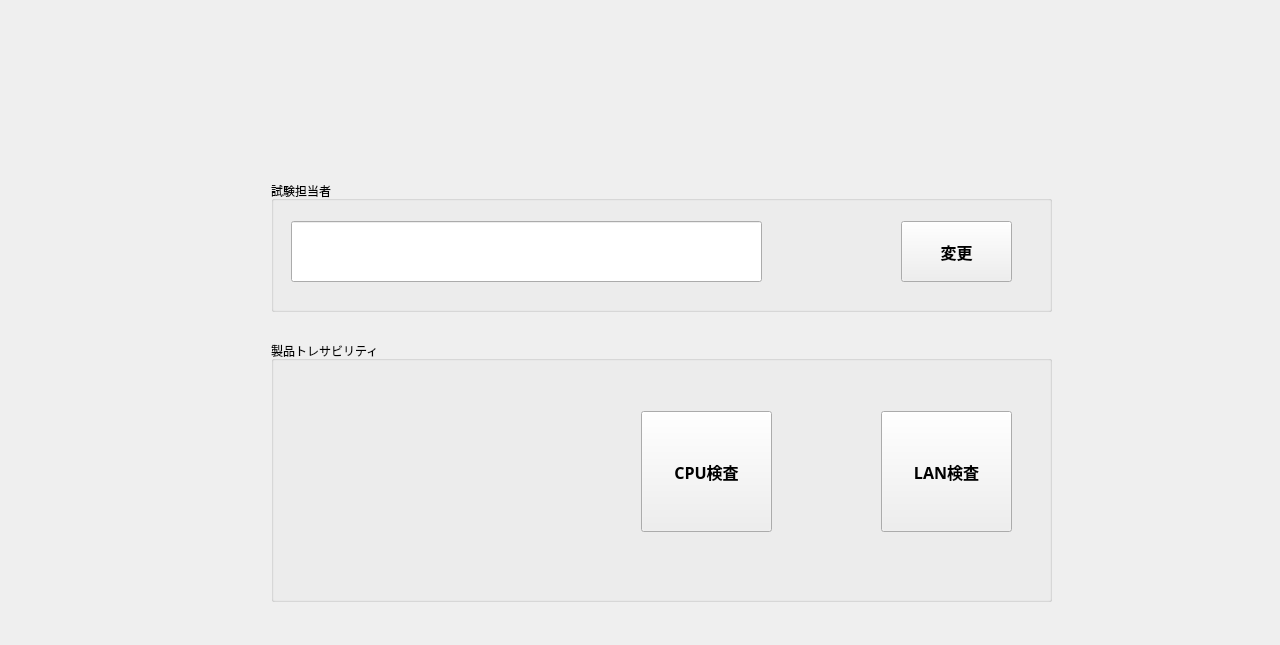
<?xml version="1.0" encoding="UTF-8"?>
<ui version="4.0">
 <class>MainMenu</class>
 <widget class="QWidget" name="MainMenu">
  <property name="geometry">
   <rect>
    <x>0</x>
    <y>0</y>
    <width>1280</width>
    <height>645</height>
   </rect>
  </property>
  <property name="windowTitle">
   <string>MainMenu</string>
  </property>
  <layout class="QVBoxLayout" name="verticalLayout_4">
   <item>
    <widget class="QStackedWidget" name="stackedWidget">
     <property name="currentIndex">
      <number>0</number>
     </property>
     <widget class="QWidget" name="homePage">
      <widget class="QGroupBox" name="groupBox">
       <property name="geometry">
        <rect>
         <x>260</x>
         <y>330</y>
         <width>781</width>
         <height>261</height>
        </rect>
       </property>
       <property name="title">
        <string>製品トレサビリティ</string>
       </property>
       <widget class="QPushButton" name="cpuButton">
        <property name="geometry">
         <rect>
          <x>370</x>
          <y>70</y>
          <width>131</width>
          <height>121</height>
         </rect>
        </property>
        <property name="font">
         <font>
          <family>メイリオ</family>
          <pointsize>12</pointsize>
          <bold>true</bold>
         </font>
        </property>
        <property name="text">
         <string>CPU検査</string>
        </property>
       </widget>
       <widget class="QPushButton" name="lanButton">
        <property name="geometry">
         <rect>
          <x>610</x>
          <y>70</y>
          <width>131</width>
          <height>121</height>
         </rect>
        </property>
        <property name="font">
         <font>
          <family>メイリオ</family>
          <pointsize>12</pointsize>
          <bold>true</bold>
         </font>
        </property>
        <property name="text">
         <string>LAN検査</string>
        </property>
       </widget>
      </widget>
      <widget class="QGroupBox" name="groupBox_10">
       <property name="geometry">
        <rect>
         <x>260</x>
         <y>170</y>
         <width>781</width>
         <height>131</height>
        </rect>
       </property>
       <property name="title">
        <string>試験担当者</string>
       </property>
       <widget class="QLineEdit" name="userNameLabel">
        <property name="geometry">
         <rect>
          <x>20</x>
          <y>40</y>
          <width>471</width>
          <height>61</height>
         </rect>
        </property>
        <property name="font">
         <font>
          <family>游ゴシック</family>
          <pointsize>18</pointsize>
          <bold>true</bold>
         </font>
        </property>
       </widget>
       <widget class="QPushButton" name="changeUserNameButton">
        <property name="geometry">
         <rect>
          <x>630</x>
          <y>40</y>
          <width>111</width>
          <height>61</height>
         </rect>
        </property>
        <property name="font">
         <font>
          <family>游ゴシック</family>
          <pointsize>12</pointsize>
          <bold>true</bold>
         </font>
        </property>
        <property name="text">
         <string>変更</string>
        </property>
       </widget>
      </widget>
     </widget>
     <widget class="QWidget" name="cpuPage">
      <widget class="QGroupBox" name="groupBox_2">
       <property name="geometry">
        <rect>
         <x>20</x>
         <y>40</y>
         <width>591</width>
         <height>321</height>
        </rect>
       </property>
       <property name="title">
        <string>CPU検査</string>
       </property>
       <widget class="QWidget" name="verticalLayoutWidget">
        <property name="geometry">
         <rect>
          <x>10</x>
          <y>70</y>
          <width>571</width>
          <height>81</height>
         </rect>
        </property>
        <layout class="QVBoxLayout" name="verticalLayout">
         <item>
          <widget class="QLabel" name="cpuSerialInputField">
           <property name="font">
            <font>
             <family>Consolas</family>
             <pointsize>26</pointsize>
            </font>
           </property>
           <property name="text">
            <string/>
           </property>
          </widget>
         </item>
        </layout>
       </widget>
       <widget class="QWidget" name="verticalLayoutWidget_2">
        <property name="geometry">
         <rect>
          <x>10</x>
          <y>30</y>
          <width>141</width>
          <height>31</height>
         </rect>
        </property>
        <layout class="QVBoxLayout" name="verticalLayout_2">
         <item>
          <widget class="QLabel" name="cpuSerialIndicator">
           <property name="font">
            <font>
             <family>メイリオ</family>
             <pointsize>12</pointsize>
             <bold>true</bold>
            </font>
           </property>
           <property name="text">
            <string> 製品シリアル番号</string>
           </property>
          </widget>
         </item>
        </layout>
       </widget>
       <widget class="QWidget" name="verticalLayoutWidget_9">
        <property name="geometry">
         <rect>
          <x>160</x>
          <y>30</y>
          <width>421</width>
          <height>31</height>
         </rect>
        </property>
        <layout class="QVBoxLayout" name="verticalLayout_10">
         <item>
          <widget class="QLabel" name="cpuSerialStatus">
           <property name="font">
            <font>
             <family>メイリオ</family>
             <pointsize>12</pointsize>
             <bold>true</bold>
            </font>
           </property>
           <property name="text">
            <string/>
           </property>
          </widget>
         </item>
        </layout>
       </widget>
       <widget class="QFrame" name="cpuSerialInputFrame">
        <property name="geometry">
         <rect>
          <x>9</x>
          <y>69</y>
          <width>571</width>
          <height>81</height>
         </rect>
        </property>
        <property name="frameShape">
         <enum>QFrame::StyledPanel</enum>
        </property>
        <property name="frameShadow">
         <enum>QFrame::Raised</enum>
        </property>
       </widget>
      </widget>
      <widget class="QPushButton" name="cpuGoHome">
       <property name="geometry">
        <rect>
         <x>1130</x>
         <y>570</y>
         <width>111</width>
         <height>31</height>
        </rect>
       </property>
       <property name="font">
        <font>
         <family>メイリオ</family>
         <pointsize>12</pointsize>
         <bold>true</bold>
        </font>
       </property>
       <property name="text">
        <string>ホームページ</string>
       </property>
      </widget>
      <widget class="QGroupBox" name="groupBox_4">
       <property name="geometry">
        <rect>
         <x>630</x>
         <y>40</y>
         <width>611</width>
         <height>511</height>
        </rect>
       </property>
       <property name="title">
        <string>Results</string>
       </property>
       <widget class="QScrollArea" name="scrollArea">
        <property name="geometry">
         <rect>
          <x>10</x>
          <y>30</y>
          <width>591</width>
          <height>461</height>
         </rect>
        </property>
        <property name="frameShape">
         <enum>QFrame::NoFrame</enum>
        </property>
        <property name="widgetResizable">
         <bool>true</bool>
        </property>
        <widget class="QWidget" name="scrollAreaWidgetContents">
         <property name="geometry">
          <rect>
           <x>0</x>
           <y>0</y>
           <width>591</width>
           <height>461</height>
          </rect>
         </property>
         <widget class="QListWidget" name="cpuListWidget">
          <property name="geometry">
           <rect>
            <x>0</x>
            <y>10</y>
            <width>591</width>
            <height>441</height>
           </rect>
          </property>
          <property name="styleSheet">
           <string notr="true">QListWidget {
  background : rgb(240, 240, 240);
}</string>
          </property>
          <property name="frameShape">
           <enum>QFrame::NoFrame</enum>
          </property>
          <property name="resizeMode">
           <enum>QListView::Fixed</enum>
          </property>
         </widget>
        </widget>
       </widget>
      </widget>
      <widget class="QGroupBox" name="groupBox_6">
       <property name="geometry">
        <rect>
         <x>20</x>
         <y>390</y>
         <width>591</width>
         <height>71</height>
        </rect>
       </property>
       <property name="title">
        <string/>
       </property>
       <widget class="QLabel" name="cpuOverallTestStatus">
        <property name="geometry">
         <rect>
          <x>300</x>
          <y>10</y>
          <width>271</width>
          <height>51</height>
         </rect>
        </property>
        <property name="font">
         <font>
          <family>游ゴシック</family>
          <pointsize>22</pointsize>
          <bold>true</bold>
         </font>
        </property>
        <property name="text">
         <string>OK/NG </string>
        </property>
        <property name="alignment">
         <set>Qt::AlignCenter</set>
        </property>
       </widget>
       <widget class="QLabel" name="cpuOverallTestStatus_2">
        <property name="geometry">
         <rect>
          <x>30</x>
          <y>10</y>
          <width>241</width>
          <height>51</height>
         </rect>
        </property>
        <property name="font">
         <font>
          <family>游ゴシック</family>
          <pointsize>22</pointsize>
          <bold>true</bold>
         </font>
        </property>
        <property name="text">
         <string>検査結果</string>
        </property>
        <property name="alignment">
         <set>Qt::AlignLeading|Qt::AlignLeft|Qt::AlignVCenter</set>
        </property>
       </widget>
      </widget>
      <widget class="QGroupBox" name="groupBox_8">
       <property name="geometry">
        <rect>
         <x>20</x>
         <y>480</y>
         <width>591</width>
         <height>71</height>
        </rect>
       </property>
       <property name="title">
        <string/>
       </property>
       <widget class="QLabel" name="cpuSaveResultStatus">
        <property name="geometry">
         <rect>
          <x>300</x>
          <y>10</y>
          <width>271</width>
          <height>51</height>
         </rect>
        </property>
        <property name="font">
         <font>
          <family>游ゴシック</family>
          <pointsize>22</pointsize>
          <bold>true</bold>
         </font>
        </property>
        <property name="text">
         <string>OK/NG </string>
        </property>
        <property name="alignment">
         <set>Qt::AlignCenter</set>
        </property>
       </widget>
       <widget class="QLabel" name="cpuOverallTestStatus_6">
        <property name="geometry">
         <rect>
          <x>30</x>
          <y>10</y>
          <width>241</width>
          <height>51</height>
         </rect>
        </property>
        <property name="font">
         <font>
          <family>游ゴシック</family>
          <pointsize>22</pointsize>
          <bold>true</bold>
         </font>
        </property>
        <property name="text">
         <string>検査結果CSV保存</string>
        </property>
        <property name="alignment">
         <set>Qt::AlignLeading|Qt::AlignLeft|Qt::AlignVCenter</set>
        </property>
       </widget>
      </widget>
     </widget>
     <widget class="QWidget" name="lanPage">
      <widget class="QGroupBox" name="groupBox_3">
       <property name="geometry">
        <rect>
         <x>20</x>
         <y>40</y>
         <width>591</width>
         <height>321</height>
        </rect>
       </property>
       <property name="title">
        <string>LAN検査</string>
       </property>
       <widget class="QWidget" name="verticalLayoutWidget_3">
        <property name="geometry">
         <rect>
          <x>10</x>
          <y>70</y>
          <width>571</width>
          <height>81</height>
         </rect>
        </property>
        <layout class="QVBoxLayout" name="verticalLayout_3">
         <item>
          <widget class="QLabel" name="lanSerialInputField">
           <property name="font">
            <font>
             <family>Consolas</family>
             <pointsize>26</pointsize>
            </font>
           </property>
           <property name="layoutDirection">
            <enum>Qt::LeftToRight</enum>
           </property>
           <property name="text">
            <string/>
           </property>
          </widget>
         </item>
        </layout>
       </widget>
       <widget class="QWidget" name="verticalLayoutWidget_4">
        <property name="geometry">
         <rect>
          <x>10</x>
          <y>30</y>
          <width>141</width>
          <height>31</height>
         </rect>
        </property>
        <layout class="QVBoxLayout" name="verticalLayout_5">
         <item>
          <widget class="QLabel" name="lanSerialIndicator">
           <property name="font">
            <font>
             <family>メイリオ</family>
             <pointsize>12</pointsize>
             <bold>true</bold>
            </font>
           </property>
           <property name="text">
            <string> 製品シリアル番号</string>
           </property>
          </widget>
         </item>
        </layout>
       </widget>
       <widget class="QWidget" name="verticalLayoutWidget_5">
        <property name="geometry">
         <rect>
          <x>10</x>
          <y>180</y>
          <width>142</width>
          <height>31</height>
         </rect>
        </property>
        <layout class="QVBoxLayout" name="verticalLayout_6">
         <item>
          <widget class="QLabel" name="lanMacIndicator">
           <property name="font">
            <font>
             <family>メイリオ</family>
             <pointsize>12</pointsize>
             <bold>true</bold>
            </font>
           </property>
           <property name="text">
            <string> MACアドレス</string>
           </property>
          </widget>
         </item>
        </layout>
       </widget>
       <widget class="QWidget" name="verticalLayoutWidget_7">
        <property name="geometry">
         <rect>
          <x>160</x>
          <y>30</y>
          <width>421</width>
          <height>31</height>
         </rect>
        </property>
        <layout class="QVBoxLayout" name="verticalLayout_8">
         <item>
          <widget class="QLabel" name="lanSerialStatus">
           <property name="font">
            <font>
             <family>メイリオ</family>
             <pointsize>12</pointsize>
             <bold>true</bold>
            </font>
           </property>
           <property name="text">
            <string/>
           </property>
          </widget>
         </item>
        </layout>
       </widget>
       <widget class="QWidget" name="verticalLayoutWidget_8">
        <property name="geometry">
         <rect>
          <x>160</x>
          <y>180</y>
          <width>421</width>
          <height>31</height>
         </rect>
        </property>
        <layout class="QVBoxLayout" name="verticalLayout_9">
         <item>
          <widget class="QLabel" name="lanMacStatus">
           <property name="font">
            <font>
             <family>メイリオ</family>
             <pointsize>12</pointsize>
             <bold>true</bold>
            </font>
           </property>
           <property name="text">
            <string/>
           </property>
          </widget>
         </item>
        </layout>
       </widget>
       <widget class="QFrame" name="lanSerialInputFrame">
        <property name="geometry">
         <rect>
          <x>10</x>
          <y>70</y>
          <width>571</width>
          <height>80</height>
         </rect>
        </property>
        <property name="frameShape">
         <enum>QFrame::Box</enum>
        </property>
        <property name="frameShadow">
         <enum>QFrame::Raised</enum>
        </property>
       </widget>
       <widget class="QFrame" name="lanMacInputFrame">
        <property name="geometry">
         <rect>
          <x>10</x>
          <y>220</y>
          <width>571</width>
          <height>81</height>
         </rect>
        </property>
        <property name="frameShape">
         <enum>QFrame::StyledPanel</enum>
        </property>
        <property name="frameShadow">
         <enum>QFrame::Raised</enum>
        </property>
        <widget class="QWidget" name="verticalLayoutWidget_6">
         <property name="geometry">
          <rect>
           <x>0</x>
           <y>0</y>
           <width>571</width>
           <height>81</height>
          </rect>
         </property>
         <layout class="QVBoxLayout" name="verticalLayout_7">
          <item>
           <widget class="QLabel" name="lanMacInputField">
            <property name="font">
             <font>
              <family>Consolas</family>
              <pointsize>26</pointsize>
             </font>
            </property>
            <property name="layoutDirection">
             <enum>Qt::LeftToRight</enum>
            </property>
            <property name="text">
             <string/>
            </property>
           </widget>
          </item>
         </layout>
        </widget>
       </widget>
      </widget>
      <widget class="QPushButton" name="lanGoHome">
       <property name="geometry">
        <rect>
         <x>1120</x>
         <y>570</y>
         <width>121</width>
         <height>31</height>
        </rect>
       </property>
       <property name="font">
        <font>
         <family>メイリオ</family>
         <pointsize>12</pointsize>
         <bold>true</bold>
        </font>
       </property>
       <property name="text">
        <string>ホームページ</string>
       </property>
      </widget>
      <widget class="QGroupBox" name="groupBox_5">
       <property name="geometry">
        <rect>
         <x>630</x>
         <y>40</y>
         <width>611</width>
         <height>511</height>
        </rect>
       </property>
       <property name="title">
        <string>Results</string>
       </property>
       <widget class="QScrollArea" name="scrollArea_2">
        <property name="geometry">
         <rect>
          <x>10</x>
          <y>30</y>
          <width>591</width>
          <height>461</height>
         </rect>
        </property>
        <property name="frameShape">
         <enum>QFrame::NoFrame</enum>
        </property>
        <property name="widgetResizable">
         <bool>true</bool>
        </property>
        <widget class="QWidget" name="scrollAreaWidgetContents_2">
         <property name="geometry">
          <rect>
           <x>0</x>
           <y>0</y>
           <width>591</width>
           <height>461</height>
          </rect>
         </property>
         <widget class="QListWidget" name="lanListWidget">
          <property name="geometry">
           <rect>
            <x>0</x>
            <y>10</y>
            <width>591</width>
            <height>441</height>
           </rect>
          </property>
          <property name="styleSheet">
           <string notr="true">QListWidget {
  background : rgb(240, 240, 240);
}</string>
          </property>
          <property name="frameShape">
           <enum>QFrame::NoFrame</enum>
          </property>
          <property name="resizeMode">
           <enum>QListView::Fixed</enum>
          </property>
         </widget>
        </widget>
       </widget>
      </widget>
      <widget class="QGroupBox" name="groupBox_7">
       <property name="geometry">
        <rect>
         <x>20</x>
         <y>390</y>
         <width>591</width>
         <height>71</height>
        </rect>
       </property>
       <property name="title">
        <string/>
       </property>
       <widget class="QLabel" name="lanOverallTestStatus">
        <property name="geometry">
         <rect>
          <x>300</x>
          <y>10</y>
          <width>271</width>
          <height>51</height>
         </rect>
        </property>
        <property name="font">
         <font>
          <family>游ゴシック</family>
          <pointsize>22</pointsize>
          <bold>true</bold>
         </font>
        </property>
        <property name="text">
         <string>OK/NG </string>
        </property>
        <property name="alignment">
         <set>Qt::AlignCenter</set>
        </property>
       </widget>
       <widget class="QLabel" name="lanOverallTestStatus_2">
        <property name="geometry">
         <rect>
          <x>30</x>
          <y>10</y>
          <width>251</width>
          <height>51</height>
         </rect>
        </property>
        <property name="font">
         <font>
          <family>游ゴシック</family>
          <pointsize>22</pointsize>
          <bold>true</bold>
         </font>
        </property>
        <property name="text">
         <string>検査結果</string>
        </property>
        <property name="alignment">
         <set>Qt::AlignLeading|Qt::AlignLeft|Qt::AlignVCenter</set>
        </property>
       </widget>
      </widget>
      <widget class="QGroupBox" name="groupBox_9">
       <property name="geometry">
        <rect>
         <x>20</x>
         <y>480</y>
         <width>591</width>
         <height>71</height>
        </rect>
       </property>
       <property name="title">
        <string/>
       </property>
       <widget class="QLabel" name="lanSaveResultStatus">
        <property name="geometry">
         <rect>
          <x>300</x>
          <y>10</y>
          <width>271</width>
          <height>51</height>
         </rect>
        </property>
        <property name="font">
         <font>
          <family>游ゴシック</family>
          <pointsize>22</pointsize>
          <bold>true</bold>
         </font>
        </property>
        <property name="text">
         <string>OK/NG </string>
        </property>
        <property name="alignment">
         <set>Qt::AlignCenter</set>
        </property>
       </widget>
       <widget class="QLabel" name="lanOverallTestStatus_4">
        <property name="geometry">
         <rect>
          <x>30</x>
          <y>10</y>
          <width>251</width>
          <height>51</height>
         </rect>
        </property>
        <property name="font">
         <font>
          <family>游ゴシック</family>
          <pointsize>22</pointsize>
          <bold>true</bold>
         </font>
        </property>
        <property name="text">
         <string>検査結果CSV保存</string>
        </property>
        <property name="alignment">
         <set>Qt::AlignLeading|Qt::AlignLeft|Qt::AlignVCenter</set>
        </property>
       </widget>
      </widget>
     </widget>
    </widget>
   </item>
  </layout>
 </widget>
 <layoutdefault spacing="6" margin="11"/>
 <resources/>
 <connections/>
</ui>
